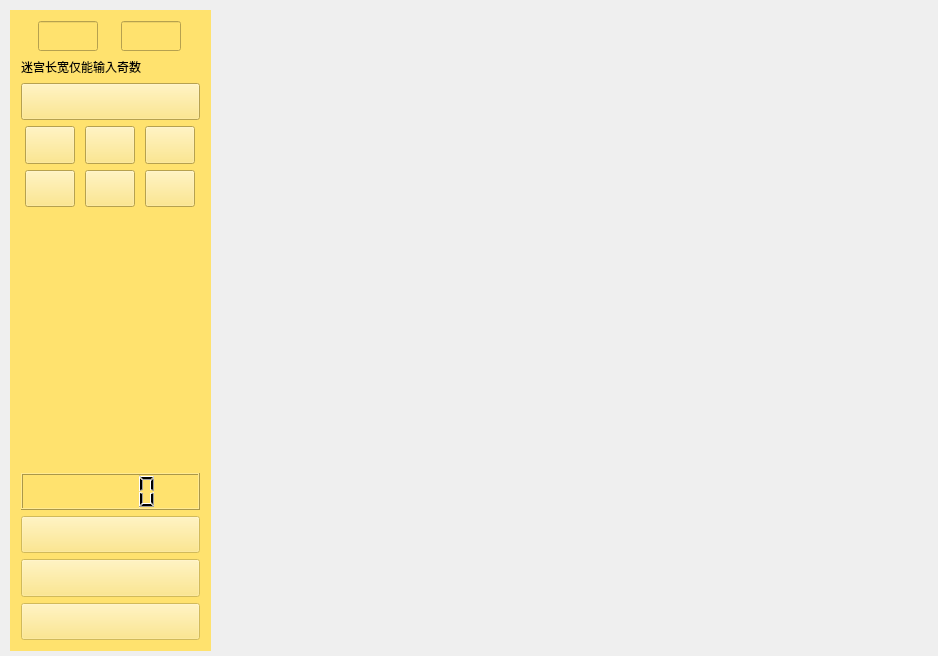
<?xml version="1.0" encoding="UTF-8"?>
<ui version="4.0">
 <class>migong</class>
 <widget class="QWidget" name="migong">
  <property name="geometry">
   <rect>
    <x>0</x>
    <y>0</y>
    <width>938</width>
    <height>656</height>
   </rect>
  </property>
  <property name="windowTitle">
   <string>migong</string>
  </property>
  <widget class="QWidget" name="mgjiemian" native="true">
   <property name="geometry">
    <rect>
     <x>220</x>
     <y>10</y>
     <width>691</width>
     <height>641</height>
    </rect>
   </property>
   <property name="styleSheet">
    <string notr="true"/>
   </property>
  </widget>
  <widget class="QWidget" name="caidan" native="true">
   <property name="enabled">
    <bool>true</bool>
   </property>
   <property name="geometry">
    <rect>
     <x>10</x>
     <y>10</y>
     <width>201</width>
     <height>641</height>
    </rect>
   </property>
   <property name="maximumSize">
    <size>
     <width>300</width>
     <height>16777215</height>
    </size>
   </property>
   <property name="styleSheet">
    <string notr="true">background-color: rgb(255, 226, 110);</string>
   </property>
   <layout class="QVBoxLayout" name="verticalLayout">
    <item>
     <layout class="QGridLayout" name="gridLayout_2">
      <item row="0" column="0">
       <widget class="QLineEdit" name="Xline">
        <property name="minimumSize">
         <size>
          <width>0</width>
          <height>20</height>
         </size>
        </property>
        <property name="maximumSize">
         <size>
          <width>60</width>
          <height>30</height>
         </size>
        </property>
       </widget>
      </item>
      <item row="0" column="1">
       <widget class="QLineEdit" name="Yline">
        <property name="minimumSize">
         <size>
          <width>0</width>
          <height>20</height>
         </size>
        </property>
        <property name="maximumSize">
         <size>
          <width>60</width>
          <height>60</height>
         </size>
        </property>
       </widget>
      </item>
     </layout>
    </item>
    <item>
     <widget class="QLabel" name="tiplabel">
      <property name="sizePolicy">
       <sizepolicy hsizetype="Preferred" vsizetype="Preferred">
        <horstretch>0</horstretch>
        <verstretch>0</verstretch>
       </sizepolicy>
      </property>
      <property name="maximumSize">
       <size>
        <width>16777215</width>
        <height>20</height>
       </size>
      </property>
      <property name="text">
       <string>迷宫长宽仅能输入奇数</string>
      </property>
     </widget>
    </item>
    <item>
     <widget class="QPushButton" name="createwaybtn">
      <property name="maximumSize">
       <size>
        <width>16777215</width>
        <height>50</height>
       </size>
      </property>
      <property name="sizeIncrement">
       <size>
        <width>0</width>
        <height>0</height>
       </size>
      </property>
      <property name="font">
       <font>
        <weight>75</weight>
        <italic>false</italic>
        <bold>true</bold>
        <underline>false</underline>
       </font>
      </property>
      <property name="mouseTracking">
       <bool>false</bool>
      </property>
      <property name="styleSheet">
       <string notr="true">border-image: url(:/meze/img/menu1.jpg);</string>
      </property>
      <property name="text">
       <string/>
      </property>
     </widget>
    </item>
    <item>
     <layout class="QHBoxLayout" name="horizontalLayout">
      <item>
       <widget class="QPushButton" name="juese">
        <property name="maximumSize">
         <size>
          <width>50</width>
          <height>50</height>
         </size>
        </property>
        <property name="styleSheet">
         <string notr="true">border-image: url(:/meze/img/1.jpg);</string>
        </property>
        <property name="text">
         <string/>
        </property>
       </widget>
      </item>
      <item>
       <widget class="QPushButton" name="juese_1">
        <property name="maximumSize">
         <size>
          <width>50</width>
          <height>50</height>
         </size>
        </property>
        <property name="styleSheet">
         <string notr="true">border-image: url(:/meze/img/2.jpg);</string>
        </property>
        <property name="text">
         <string/>
        </property>
       </widget>
      </item>
      <item>
       <widget class="QPushButton" name="juese_2">
        <property name="maximumSize">
         <size>
          <width>50</width>
          <height>50</height>
         </size>
        </property>
        <property name="styleSheet">
         <string notr="true">border-image: url(:/meze/img/3.jpg);</string>
        </property>
        <property name="text">
         <string/>
        </property>
       </widget>
      </item>
     </layout>
    </item>
    <item>
     <layout class="QHBoxLayout" name="horizontalLayout_2">
      <item>
       <widget class="QPushButton" name="juese_3">
        <property name="maximumSize">
         <size>
          <width>50</width>
          <height>50</height>
         </size>
        </property>
        <property name="styleSheet">
         <string notr="true">border-image: url(:/meze/img/4.jpg);</string>
        </property>
        <property name="text">
         <string/>
        </property>
       </widget>
      </item>
      <item>
       <widget class="QPushButton" name="juese_4">
        <property name="maximumSize">
         <size>
          <width>50</width>
          <height>50</height>
         </size>
        </property>
        <property name="styleSheet">
         <string notr="true">border-image: url(:/meze/img/5.jpg);</string>
        </property>
        <property name="text">
         <string/>
        </property>
       </widget>
      </item>
      <item>
       <widget class="QPushButton" name="juese_5">
        <property name="maximumSize">
         <size>
          <width>50</width>
          <height>50</height>
         </size>
        </property>
        <property name="styleSheet">
         <string notr="true">border-image: url(:/meze/img/6.jpg);</string>
        </property>
        <property name="text">
         <string/>
        </property>
       </widget>
      </item>
     </layout>
    </item>
    <item>
     <widget class="QLabel" name="label">
      <property name="maximumSize">
       <size>
        <width>200</width>
        <height>200</height>
       </size>
      </property>
      <property name="styleSheet">
       <string notr="true">border-image: url(:/meze/img/1.jpg);</string>
      </property>
      <property name="text">
       <string/>
      </property>
     </widget>
    </item>
    <item>
     <widget class="QLabel" name="label_1">
      <property name="maximumSize">
       <size>
        <width>200</width>
        <height>200</height>
       </size>
      </property>
      <property name="styleSheet">
       <string notr="true">border-image: url(:/meze/img/2.jpg);</string>
      </property>
      <property name="text">
       <string/>
      </property>
     </widget>
    </item>
    <item>
     <widget class="QLabel" name="label_2">
      <property name="maximumSize">
       <size>
        <width>200</width>
        <height>200</height>
       </size>
      </property>
      <property name="styleSheet">
       <string notr="true">border-image: url(:/meze/img/3.jpg);</string>
      </property>
      <property name="text">
       <string/>
      </property>
     </widget>
    </item>
    <item>
     <widget class="QLabel" name="label_3">
      <property name="maximumSize">
       <size>
        <width>200</width>
        <height>200</height>
       </size>
      </property>
      <property name="styleSheet">
       <string notr="true">border-image: url(:/meze/img/4.jpg);</string>
      </property>
      <property name="text">
       <string/>
      </property>
     </widget>
    </item>
    <item>
     <widget class="QLabel" name="label_4">
      <property name="maximumSize">
       <size>
        <width>200</width>
        <height>200</height>
       </size>
      </property>
      <property name="styleSheet">
       <string notr="true">border-image: url(:/meze/img/5.jpg);</string>
      </property>
      <property name="text">
       <string/>
      </property>
     </widget>
    </item>
    <item>
     <widget class="QLabel" name="label_5">
      <property name="maximumSize">
       <size>
        <width>200</width>
        <height>200</height>
       </size>
      </property>
      <property name="styleSheet">
       <string notr="true">border-image: url(:/meze/img/6.jpg);</string>
      </property>
      <property name="text">
       <string/>
      </property>
     </widget>
    </item>
    <item>
     <widget class="QLCDNumber" name="time_num">
      <property name="maximumSize">
       <size>
        <width>200</width>
        <height>100</height>
       </size>
      </property>
     </widget>
    </item>
    <item>
     <widget class="QPushButton" name="findwaybtn_2">
      <property name="enabled">
       <bool>false</bool>
      </property>
      <property name="maximumSize">
       <size>
        <width>16777215</width>
        <height>50</height>
       </size>
      </property>
      <property name="styleSheet">
       <string notr="true">border-image: url(:/meze/img/menu2.jpg);</string>
      </property>
      <property name="text">
       <string/>
      </property>
     </widget>
    </item>
    <item>
     <widget class="QPushButton" name="chaiqiangbtn">
      <property name="enabled">
       <bool>false</bool>
      </property>
      <property name="maximumSize">
       <size>
        <width>16777215</width>
        <height>50</height>
       </size>
      </property>
      <property name="styleSheet">
       <string notr="true">border-image: url(:/meze/img/menu3.jpg);</string>
      </property>
      <property name="text">
       <string/>
      </property>
     </widget>
    </item>
    <item>
     <widget class="QPushButton" name="cancelbtn">
      <property name="enabled">
       <bool>false</bool>
      </property>
      <property name="maximumSize">
       <size>
        <width>16777215</width>
        <height>50</height>
       </size>
      </property>
      <property name="styleSheet">
       <string notr="true">border-image: url(:/meze/img/menu4.jpg);</string>
      </property>
      <property name="text">
       <string/>
      </property>
     </widget>
    </item>
   </layout>
  </widget>
 </widget>
 <layoutdefault spacing="6" margin="11"/>
 <tabstops>
  <tabstop>chaiqiangbtn</tabstop>
  <tabstop>cancelbtn</tabstop>
 </tabstops>
 <resources/>
 <connections/>
</ui>
